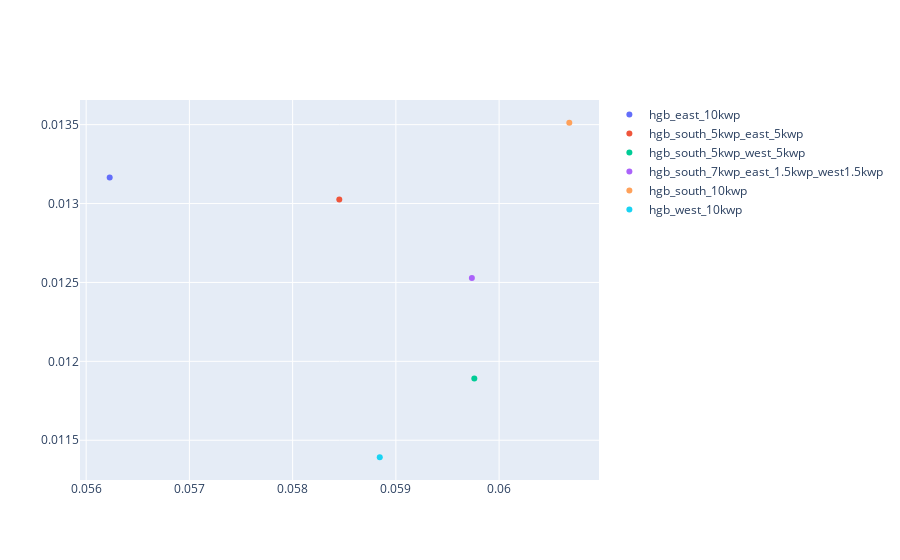

Notebook code cell kept with this figure:
### Code cell
fig_grid_consumption_overall_production = go.Figure()
#test.add_trace(go.Scatter(x=scenario_df['p_mw_generation'], y=scenario_df['p_mw_from_grid'], mode='markers', name="a"))
for scenario in scenarios:
    df = scenario_df[scenario_df['scenario'] == scenario]
    fig_grid_consumption_overall_production.add_trace(go.Scatter(x=df['p_mw_generation'], y=df['p_mw_from_grid'],
                                                                mode='markers',
                                                                name=scenario))
fig_grid_consumption_overall_production.show()

### Figure 1 — Plotly figure (JSON) as saved in the notebook; plotly's stock layout.template omitted (floating-point values rounded to 4 significant figures)
{"data": [{"mode": "markers", "name": "hgb_east_10kwp", "type": "scatter", "x": [0.05623], "y": [0.01317]}, {"mode": "markers", "name": "hgb_south_5kwp_east_5kwp", "type": "scatter", "x": [0.05845], "y": [0.01303]}, {"mode": "markers", "name": "hgb_south_5kwp_west_5kwp", "type": "scatter", "x": [0.05976], "y": [0.01189]}, {"mode": "markers", "name": "hgb_south_7kwp_east_1.5kwp_west1.5kwp", "type": "scatter", "x": [0.05974], "y": [0.01253]}, {"mode": "markers", "name": "hgb_south_10kwp", "type": "scatter", "x": [0.06068], "y": [0.01351]}, {"mode": "markers", "name": "hgb_west_10kwp", "type": "scatter", "x": [0.05884], "y": [0.01139]}], "layout": {}}
